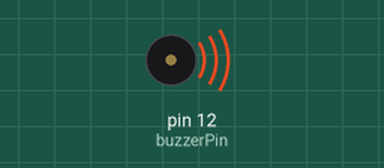
The sketch below on a simulated Arduino Uno, built with avr-gcc and run on an emulated ATmega328P. Shown: buzzer (waves = sounding).

Above: at 0.1 s.
At 2.6 s:
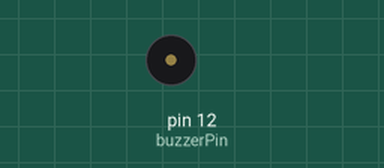
Timing chart, 0 to 6.5 s (numbered marks = the images above):
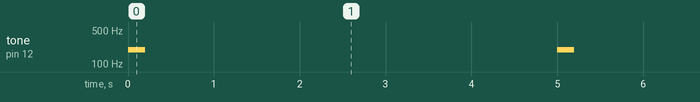

The sketch:

beep.ino
```cpp
// (licence header left out)
static const int buzzerPin = 12;    // set the variable "buzzerPin" to pin 12

void setup(void) {
  pinMode(buzzerPin, OUTPUT);       // set the buzzerPin as output
}

void loop() {
  beep();                           // execute the "beep" function
  delay(5000);                      // pause 5s
}

void beep() {
  tone(buzzerPin, 196, 200);        // give a tone on the buzzerPin, at 196hz for, 200ms
}
```

Measured:
- by itself, tone on pin 12 (buzzerPin): alternates 196 Hz for 0.20 s and silent for 4.8 s
